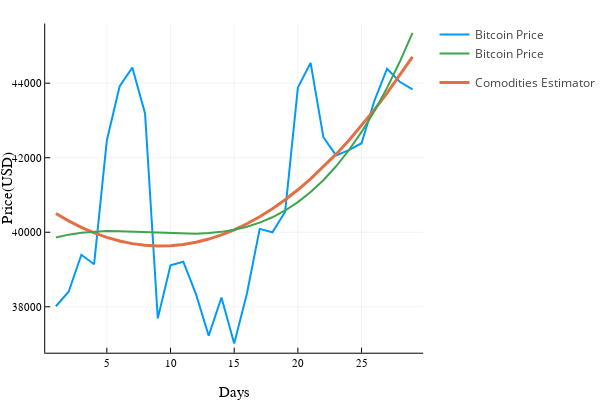

The notebook cell this image was saved under:
### Code cell
plot(Amarch[:,2], [bMarch, estimator, estimator3], labels = ["Bitcoin Price" "Comodities Estimator"], lw = [2 3])
xlabel!("Days")
ylabel!("Price(USD)")

### Figure 1 — Plotly figure (JSON) as saved in the notebook; plotly's stock layout.template omitted (floating-point values rounded to 4 significant figures)
{"data": [{"colorbar": {"title": ""}, "legendgroup": "Bitcoin Price", "line": {"color": "rgba(0, 154, 250, 1.000)", "dash": "solid", "shape": "linear", "width": 2}, "mode": "lines", "name": "Bitcoin Price", "showlegend": true, "type": "scatter", "x": [1, 2, 3, 4, 5, 6, 7, 8, 9, 10, 11, 12, 13, 14, 15, 16, 17, 18, 19, 20, 21, 22, 23, 24, 25, 26, 27, 28, 29], "xaxis": "x", "y": [38010.0, 38400.0, 39400.0, 39140.0, 42463, 43910.0, 44420.0, 43190.0, 37690.0, 39120.0, 39210.0, 38340.0, 37220.0, 38250.0, 37020.0, 38355, 40090.0, 40000.0, 40550.0, 43880.0, 44540.0, 42550.0, 42060.0, 42210.0, 42390.0, 43521, 44390.0, 44040.0, 43830.0], "yaxis": "y", "zmax": null, "zmin": null}, {"colorbar": {"title": ""}, "legendgroup": "Comodities Estimator", "line": {"color": "rgba(227, 111, 71, 1.000)", "dash": "solid", "shape": "linear", "width": 3}, "mode": "lines", "name": "Comodities Estimator", "showlegend": true, "type": "scatter", "x": [1, 2, 3, 4, 5, 6, 7, 8, 9, 10, 11, 12, 13, 14, 15, 16, 17, 18, 19, 20, 21, 22, 23, 24, 25, 26, 27, 28, 29], "xaxis": "x", "y": [40500.0, 40300.0, 40130.0, 39980.0, 39860.0, 39760.0, 39690.0, 39650.0, 39630.0, 39640.0, 39670.0, 39730.0, 39820.0, 39930.0, 40070.0, 40230.0, 40420.0, 40630.0, 40870.0, 41140.0, 41430.0, 41750.0, 42090.0, 42460.0, 42860.0, 43280.0, 43730.0, 44210.0, 44700.0], "yaxis": "y", "zmax": null, "zmin": null}, {"colorbar": {"title": ""}, "legendgroup": "Bitcoin Price", "line": {"color": "rgba(62, 164, 78, 1.000)", "dash": "solid", "shape": "linear", "width": 2}, "mode": "lines", "name": "Bitcoin Price", "showlegend": true, "type": "scatter", "x": [1, 2, 3, 4, 5, 6, 7, 8, 9, 10, 11, 12, 13, 14, 15, 16, 17, 18, 19, 20, 21, 22, 23, 24, 25, 26, 27, 28, 29], "xaxis": "x", "y": [39860.0, 39940.0, 39990.0, 40020.0, 40030.0, 40030.0, 40020.0, 40000.0, 39990.0, 39970.0, 39960.0, 39960.0, 39980.0, 40010.0, 40070.0, 40150.0, 40260.0, 40400.0, 40580.0, 40810.0, 41080.0, 41400.0, 41770.0, 42200.0, 42690.0, 43250.0, 43870.0, 44570.0, 45350.0], "yaxis": "y", "zmax": null, "zmin": null}], "layout": {"annotations": [], "height": 400, "legend_position": {"bgcolor": "rgba(255, 255, 255, 1.000)", "bordercolor": "rgba(0, 0, 0, 1.000)", "borderwidth": 1, "font": {"color": "rgba(0, 0, 0, 1.000)", "family": "sans-serif", "size": 11}, "title": {"font": {"color": "rgba(0, 0, 0, 1.000)", "family": "sans-serif", "size": 15}, "text": ""}, "tracegroupgap": 0, "traceorder": "normal", "x": 1, "xanchor": "auto", "y": 1, "yanchor": "auto"}, "margin": {"b": 20, "l": 0, "r": 0, "t": 20}, "paper_bgcolor": "rgba(255, 255, 255, 1.000)", "plot_bgcolor": "rgba(255, 255, 255, 1.000)", "showlegend": true, "width": 600, "xaxis": {"anchor": "y", "domain": [0.1061, 0.9934], "gridcolor": "rgba(0, 0, 0, 0.100)", "gridwidth": 0.5, "linecolor": "rgba(0, 0, 0, 1.000)", "mirror": false, "range": [0.16, 29.84], "showgrid": true, "showline": true, "showticklabels": true, "tickangle": 0, "tickcolor": "rgb(0, 0, 0)", "tickfont": {"color": "rgba(0, 0, 0, 1.000)", "family": "sans-serif", "size": 11}, "tickmode": "array", "ticks": "inside", "ticktext": ["5", "10", "15", "20", "25"], "tickvals": [5, 10, 15, 20, 25], "title": "Days", "titlefont": {"color": "rgba(0, 0, 0, 1.000)", "family": "sans-serif", "size": 15}, "type": "-", "visible": true, "zeroline": false, "zerolinecolor": "rgba(0, 0, 0, 1.000)"}, "yaxis": {"anchor": "x", "domain": [0.07581, 0.9902], "gridcolor": "rgba(0, 0, 0, 0.100)", "gridwidth": 0.5, "linecolor": "rgba(0, 0, 0, 1.000)", "mirror": false, "range": [36770.0, 45600.0], "showgrid": true, "showline": true, "showticklabels": true, "tickangle": 0, "tickcolor": "rgb(0, 0, 0)", "tickfont": {"color": "rgba(0, 0, 0, 1.000)", "family": "sans-serif", "size": 11}, "tickmode": "array", "ticks": "inside", "ticktext": ["38000", "40000", "42000", "44000"], "tickvals": [38000, 40000, 42000, 44000], "title": "Price(USD)", "titlefont": {"color": "rgba(0, 0, 0, 1.000)", "family": "sans-serif", "size": 15}, "type": "-", "visible": true, "zeroline": false, "zerolinecolor": "rgba(0, 0, 0, 1.000)"}}}
